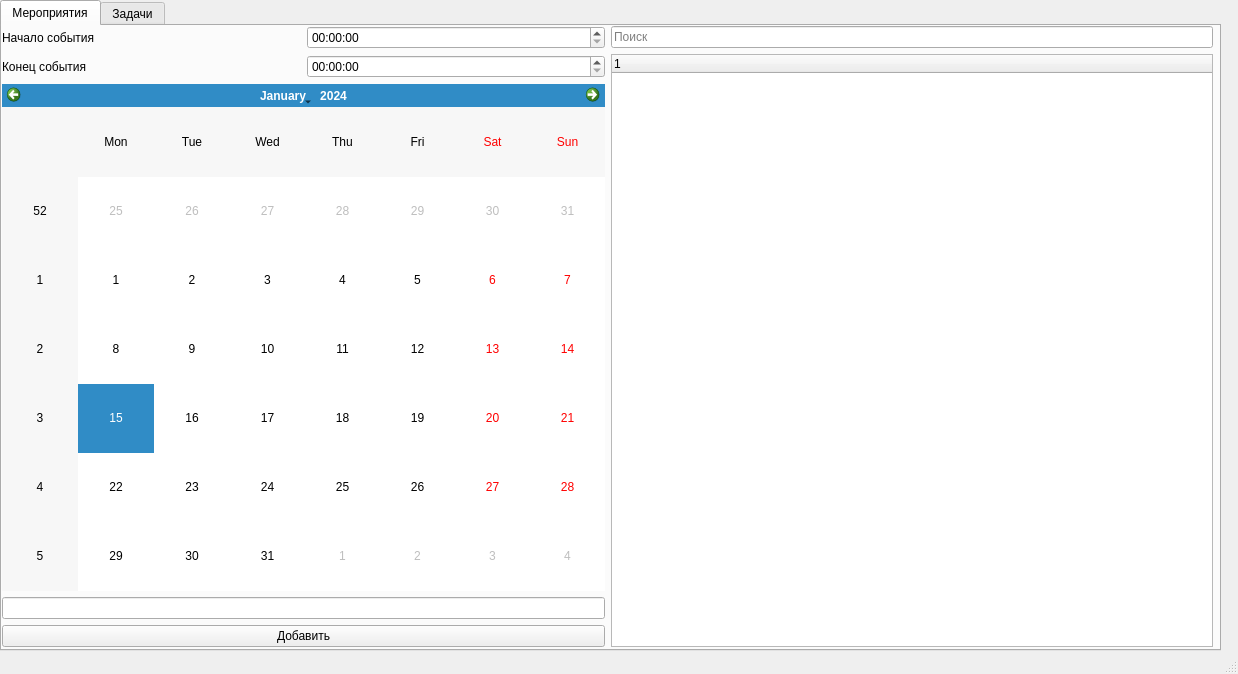
<?xml version="1.0" encoding="UTF-8"?>
<ui version="4.0">
 <class>MainWindow</class>
 <widget class="QMainWindow" name="MainWindow">
  <property name="geometry">
   <rect>
    <x>0</x>
    <y>0</y>
    <width>1238</width>
    <height>674</height>
   </rect>
  </property>
  <property name="sizePolicy">
   <sizepolicy hsizetype="Maximum" vsizetype="Maximum">
    <horstretch>0</horstretch>
    <verstretch>0</verstretch>
   </sizepolicy>
  </property>
  <property name="windowTitle">
   <string>MainWindow</string>
  </property>
  <widget class="QWidget" name="centralwidget">
   <property name="enabled">
    <bool>true</bool>
   </property>
   <property name="sizePolicy">
    <sizepolicy hsizetype="Maximum" vsizetype="Maximum">
     <horstretch>0</horstretch>
     <verstretch>0</verstretch>
    </sizepolicy>
   </property>
   <widget class="QTabWidget" name="tabWidget">
    <property name="geometry">
     <rect>
      <x>0</x>
      <y>0</y>
      <width>1221</width>
      <height>651</height>
     </rect>
    </property>
    <property name="sizePolicy">
     <sizepolicy hsizetype="Maximum" vsizetype="Maximum">
      <horstretch>0</horstretch>
      <verstretch>0</verstretch>
     </sizepolicy>
    </property>
    <property name="minimumSize">
     <size>
      <width>781</width>
      <height>501</height>
     </size>
    </property>
    <property name="maximumSize">
     <size>
      <width>16777215</width>
      <height>10000000</height>
     </size>
    </property>
    <property name="currentIndex">
     <number>0</number>
    </property>
    <widget class="QWidget" name="Events">
     <property name="maximumSize">
      <size>
       <width>100000</width>
       <height>100000</height>
      </size>
     </property>
     <attribute name="title">
      <string>Мероприятия</string>
     </attribute>
     <widget class="QWidget" name="horizontalLayoutWidget_4">
      <property name="geometry">
       <rect>
        <x>0</x>
        <y>0</y>
        <width>1211</width>
        <height>621</height>
       </rect>
      </property>
      <layout class="QHBoxLayout" name="horizontalLayout_4">
       <item>
        <layout class="QVBoxLayout" name="verticalLayout">
         <item>
          <layout class="QHBoxLayout" name="horizontalLayout">
           <item>
            <widget class="QLabel" name="label">
             <property name="text">
              <string>Начало события</string>
             </property>
            </widget>
           </item>
           <item>
            <widget class="QTimeEdit" name="timeStart"/>
           </item>
          </layout>
         </item>
         <item>
          <layout class="QHBoxLayout" name="horizontalLayout_3">
           <item>
            <widget class="QLabel" name="label_2">
             <property name="text">
              <string>Конец события</string>
             </property>
            </widget>
           </item>
           <item>
            <widget class="QTimeEdit" name="timeEnd"/>
           </item>
          </layout>
         </item>
         <item>
          <widget class="QCalendarWidget" name="calendarWidget"/>
         </item>
         <item>
          <widget class="QLineEdit" name="eventName"/>
         </item>
         <item>
          <widget class="QPushButton" name="addEventBtn">
           <property name="text">
            <string>Добавить</string>
           </property>
          </widget>
         </item>
        </layout>
       </item>
       <item>
        <layout class="QVBoxLayout" name="verticalLayout_5">
         <item>
          <widget class="QLineEdit" name="searchEvent">
           <property name="autoFillBackground">
            <bool>false</bool>
           </property>
           <property name="inputMask">
            <string/>
           </property>
           <property name="placeholderText">
            <string>Поиск</string>
           </property>
          </widget>
         </item>
         <item>
          <widget class="QTreeWidget" name="eventList">
           <column>
            <property name="text">
             <string notr="true">1</string>
            </property>
           </column>
          </widget>
         </item>
        </layout>
       </item>
      </layout>
     </widget>
    </widget>
    <widget class="QWidget" name="ToDo">
     <attribute name="title">
      <string>Задачи</string>
     </attribute>
     <widget class="QWidget" name="horizontalLayoutWidget_7">
      <property name="geometry">
       <rect>
        <x>0</x>
        <y>0</y>
        <width>1211</width>
        <height>621</height>
       </rect>
      </property>
      <layout class="QHBoxLayout" name="horizontalLayout_7">
       <item>
        <layout class="QVBoxLayout" name="verticalLayout_3">
         <item>
          <layout class="QHBoxLayout" name="horizontalLayout_5">
           <item>
            <widget class="QLabel" name="label_5">
             <property name="text">
              <string>Название</string>
             </property>
            </widget>
           </item>
           <item>
            <widget class="QLineEdit" name="taskName"/>
           </item>
          </layout>
         </item>
         <item>
          <layout class="QVBoxLayout" name="verticalLayout_4">
           <item>
            <widget class="QLabel" name="label_7">
             <property name="text">
              <string>Описание</string>
             </property>
             <property name="alignment">
              <set>Qt::AlignCenter</set>
             </property>
            </widget>
           </item>
           <item>
            <widget class="QLineEdit" name="taskDes">
             <property name="sizePolicy">
              <sizepolicy hsizetype="Expanding" vsizetype="Ignored">
               <horstretch>0</horstretch>
               <verstretch>0</verstretch>
              </sizepolicy>
             </property>
            </widget>
           </item>
          </layout>
         </item>
         <item>
          <layout class="QVBoxLayout" name="verticalLayout_2">
           <item>
            <widget class="QLabel" name="label_6">
             <property name="layoutDirection">
              <enum>Qt::LeftToRight</enum>
             </property>
             <property name="text">
              <string>Важность</string>
             </property>
             <property name="alignment">
              <set>Qt::AlignCenter</set>
             </property>
            </widget>
           </item>
           <item>
            <layout class="QHBoxLayout" name="horizontalLayout_6">
             <item>
              <widget class="QRadioButton" name="UaI">
               <property name="text">
                <string>Срочно и важно</string>
               </property>
               <attribute name="buttonGroup">
                <string notr="true">importanceChoice</string>
               </attribute>
              </widget>
             </item>
             <item>
              <widget class="QRadioButton" name="IbnU">
               <property name="text">
                <string>Важно, но не срочно</string>
               </property>
               <attribute name="buttonGroup">
                <string notr="true">importanceChoice</string>
               </attribute>
              </widget>
             </item>
             <item>
              <widget class="QRadioButton" name="UbnI">
               <property name="text">
                <string>Срочно, но не важно</string>
               </property>
               <attribute name="buttonGroup">
                <string notr="true">importanceChoice</string>
               </attribute>
              </widget>
             </item>
             <item>
              <widget class="QRadioButton" name="NunI">
               <property name="text">
                <string>Не срочно и не важно</string>
               </property>
               <attribute name="buttonGroup">
                <string notr="true">importanceChoice</string>
               </attribute>
              </widget>
             </item>
            </layout>
           </item>
           <item>
            <widget class="QPushButton" name="taskButton">
             <property name="text">
              <string>Добавить</string>
             </property>
            </widget>
           </item>
          </layout>
         </item>
        </layout>
       </item>
       <item>
        <layout class="QVBoxLayout" name="verticalLayout_6">
         <item>
          <widget class="QLineEdit" name="searchTask">
           <property name="placeholderText">
            <string>Поиск</string>
           </property>
          </widget>
         </item>
         <item>
          <widget class="QTreeWidget" name="taskList">
           <property name="enabled">
            <bool>true</bool>
           </property>
           <column>
            <property name="text">
             <string notr="true">1</string>
            </property>
           </column>
          </widget>
         </item>
        </layout>
       </item>
      </layout>
     </widget>
    </widget>
   </widget>
  </widget>
  <widget class="QStatusBar" name="statusbar"/>
 </widget>
 <resources/>
 <connections/>
 <buttongroups>
  <buttongroup name="importanceChoice"/>
 </buttongroups>
</ui>
